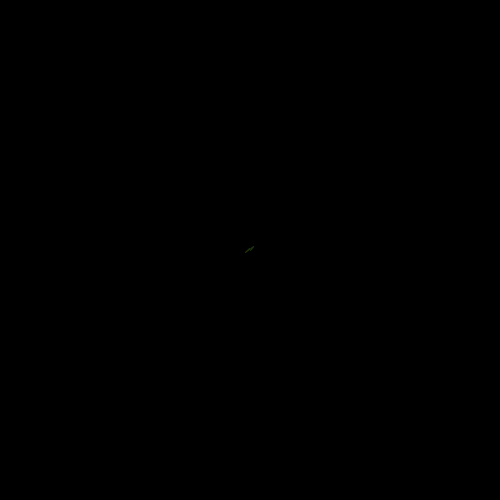
Frame 1 (no input)
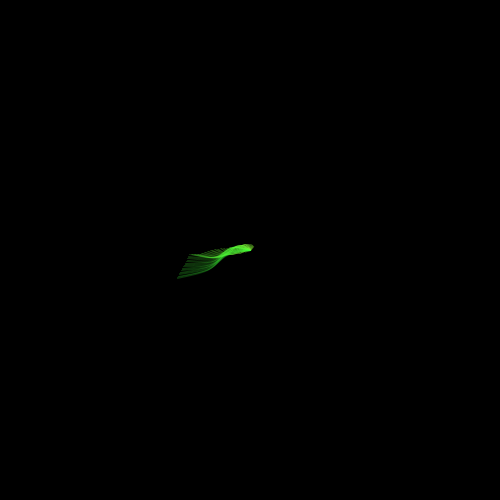
Frame 60 (the mouse pressed at the canvas centre just before this capture)
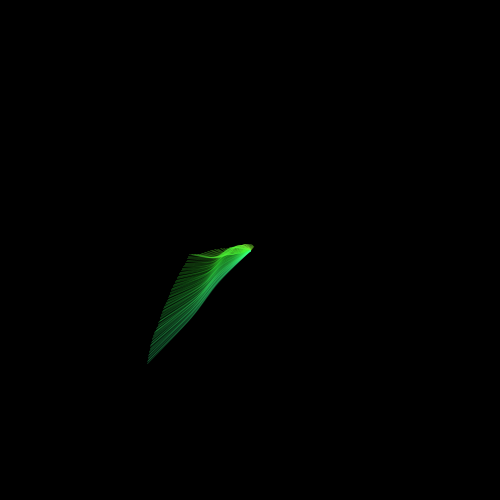
Frame 120 (the mouse held since frame 60 and released just before this capture)

The Processing sketch that drew these frames (run headless with seeded random() and noise(); from frame 60 on, the mouse is pressed at the canvas centre):

// Processing sketch: processing_79222
// ── processing_79222.pde

float x, y, angle, c;
variateur v1,v2;

void setup(){
  size(500,500);
  x = 250;y = 250;
  angle = random(TWO_PI); smooth(); 
  noFill();stroke(0,51);
  colorMode(HSB);c=random(255);
  background(0);  v1=new variateur(1,6, 79); v2=new variateur(1,6, 79);
  
}

void draw(){ 
  c+=random(0.1,0.5);
  if(c>255){c-=255;}
  stroke(c,200,255, 51);
  angle+=random(-0.1,0.1);
  x=constrain(x+cos(angle)*1.5, 0, width);
  y=constrain(y+sin(angle)*1.5, 0, height);
  if((random(100)<2)||x==0||y==0||x==width||y==height){
    angle+=random(-1,1);
  }
  float t1 = v1.avance();
  float t2 = v2.avance();
  float an = atan2(y-height/2, x-width/2);
  float p1x=width/2+(x-width/2)*0.3, p1y=height/2+(y-height/2)*0.3,p2x=width/2+(x-width/2)*0.6 , p2y=height/2+(y-height/2)*0.6;
  beginShape();
  curveVertex(width/2, height/2);
  curveVertex(width/2, height/2);
  curveVertex(p1x+cos(an+PI/2)*t1,p1y+sin(an+PI/2)*t1);
  curveVertex(p2x+cos(an-PI/2)*t2,p2y+sin(an-PI/2)*t2);
  curveVertex(x, y);
  curveVertex(x, y);
  
  endShape();
}

class variateur{
  float etat, mini, maxi, pas, ecart,v;
  variateur(float _min, float _max, float _pas){
    ecart=(_max-_min)/2;
    mini=_min+ecart;
    etat = random(-1,1);
    v=random(0.01,0.02);
  }
  float avance(){
    etat+=v;
    return (mini+cos(etat)*ecart);
  }
}
